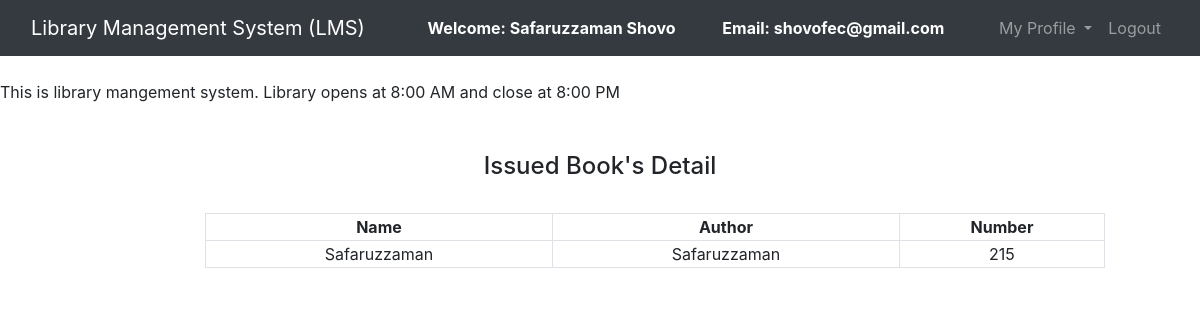
/view_issued_book.php (signed in), run on the app's committed database.
### tables this page shows
CREATE TABLE `issued_books` (
  `s_no` int(11) NOT NULL,
  `book_no` int(11) NOT NULL,
  `book_name` varchar(200) NOT NULL,
  `book_author` varchar(200) NOT NULL,
  `student_id` int(11) NOT NULL,
  `status` int(11) NOT NULL,
  `issue_date` longtext NOT NULL
);

### view_issued_book.php (the view, shortened to what this page needs)
<?php
	$connection = mysqli_connect("localhost","root","");
	$query = "select book_name,book_author,book_no from issued_books where student_id = $_SESSION[id] and status = 1";
?>
<!DOCTYPE html>
<html>
<head>
	<link rel="stylesheet" type="text/css" href="bootstrap-4.4.1/css/bootstrap.min.css">
</head>
<body>
	<nav class="navbar navbar-expand-lg navbar-dark bg-dark">
		<div class="container-fluid">
			<div class="navbar-header">
				<a class="navbar-brand" href="user_dashboard.php">Library Management System (LMS)</a>
			</div>
			<font style="color: white"><span><strong>Welcome: <?php echo $_SESSION['name'];?></strong></span></font>
			<font style="color: white"><span><strong>Email: <?php echo $_SESSION['email'];?></strong></font>
		    <ul class="nav navbar-nav navbar-right">
		      <li class="nav-item dropdown">
	        	<a class="nav-link dropdown-toggle" data-toggle="dropdown">My Profile </a>
		      </li>
		      <li class="nav-item">
		        <a class="nav-link" href="logout.php">Logout</a>
		      </li>
		    </ul>
		</div>
	</nav><br>
	<span><marquee>This is library mangement system. Library opens at 8:00 AM and close at 8:00 PM</marquee></span><br><br>
		<center><h4>Issued Book's Detail</h4><br></center>
		<div class="row">
			<div class="col-md-2"></div>
			<div class="col-md-8">
				<form>
					<table class="table-bordered" width="900px" style="text-align: center">
						<tr>
							<th>Name</th>
							<th>Author</th>
							<th>Number</th>
						</tr>
					<?php
						$query_run = mysqli_query($connection,$query);
						while ($row = mysqli_fetch_assoc($query_run)){
							?>
							<tr>
							<td><?php echo $row['book_name'];?></td>
							<td><?php echo $row['book_author'];?></td>
							<td><?php echo $row['book_no'];?></td>
						</tr>
					<?php
						}
					?>
				</table>
				</form>
			</div>
			<div class="col-md-2"></div>
		</div>
</body>
</html>

### data on the page
issued_books: book_name "Safaruzzaman", book_author "Safaruzzaman", book_no "215"

### other printed values
$_SESSION['name'] "Safaruzzaman Shovo"
$_SESSION['email'] "shovofec@gmail.com"
